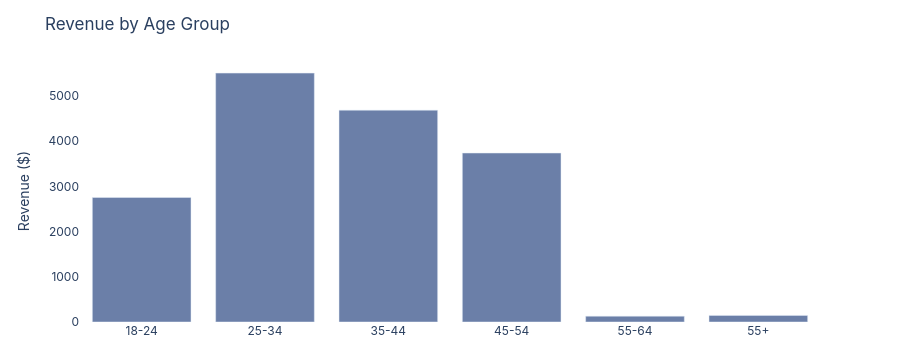

The notebook cell this image was saved under:
### Markdown cell above
## 7. Revenue by age group

### Code cell
AGE_ORDER = ['18-24', '25-34', '35-44', '45-54', '55-64', '55+']

def age_chart(data):
    order = [a for a in AGE_ORDER if a in data['CustomerAgeGroup'].unique()]
    age_rev = data.groupby('CustomerAgeGroup')['PurchaseAmount'].sum().reindex(order)
    fig = go.Figure(go.Bar(x=age_rev.index, y=age_rev.values, marker_color='#6B7FA8'))
    fig.update_layout(title='Revenue by Age Group', font_family=FONT, height=350,
                       yaxis_title='Revenue ($)', plot_bgcolor='white', margin=dict(t=60, b=20), showlegend=False)
    return fig

age_chart(df).show()

### Figure 1 — Plotly figure (JSON) as saved in the notebook; plotly's stock layout.template omitted (floating-point values rounded to 4 significant figures)
{"data": [{"marker": {"color": "#6B7FA8"}, "type": "bar", "x": ["18-24", "25-34", "35-44", "45-54", "55-64", "55+"], "y": [2756.0, 5509.0, 4689.0, 3740.0, 130.0, 146.0]}], "layout": {"font": {"family": "Inter, Space Grotesk, sans-serif"}, "height": 350, "margin": {"b": 20, "t": 60}, "plot_bgcolor": "white", "showlegend": false, "title": {"text": "Revenue by Age Group"}, "yaxis": {"title": {"text": "Revenue ($)"}}}}
